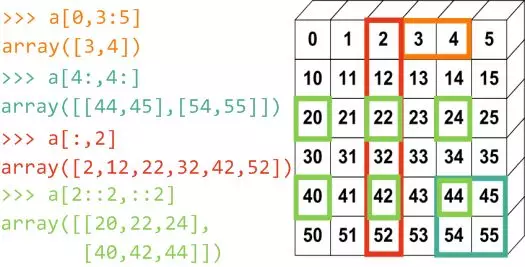
#> input picture 711頁的黃海廣博士的《機器學習》課件合集/GITHUB/WZU-machine-learning-course-main/code/lesson1-code/2.numpy/images/1.png, 525 x 267 px, found by its file name
$ python main.py   (older library calls are emulated)
#> lines starting #> are read from the running program, lines starting #| are printed output that depends on the picture
#> further down, src is the input picture: shape (267, 525, 3); mean B, G, R 224.8, 233, 233.2

import cv2 as cv
import numpy as np


def auto_mask_demo(image):
    gq = cv.imread("D:/2.png")
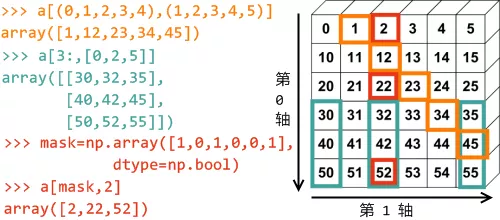
#> input picture 711頁的黃海廣博士的《機器學習》課件合集/GITHUB/WZU-machine-learning-course-main/code/lesson1-code/2.numpy/images/2.png, 500 x 220 px, found by its file name
#> gq is the input picture: shape (220, 500, 3); mean B, G, R 225.4, 230.5, 234.4
    cv.imshow("input", gq)

    # 生成mask区域
    h, w, c = gq.shape
#> h = 220; w = 500; c = 3
    mask = np.zeros((h, w), dtype=np.float32)
    for row in range(h):
            start = np.int(np.abs(np.sin(row * np.pi / 180) * 50))
            mask[row, start:w] = np.linspace(0, 255, w-start)
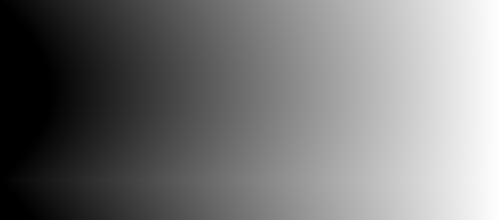
#> mask: shape (220, 500) float32; min 0, max 255, mean 120.2
    mask = mask / 255.0
    cv.imshow("mask", mask)

    # generate icon
    dst = cv.resize(image, (w, h), interpolation=cv.INTER_CUBIC)
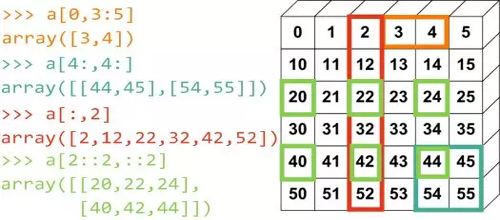
#> dst: shape (220, 500, 3); mean B, G, R 224.7, 232.7, 233
    result = np.zeros_like(dst)
    for row in range(h):
        for col in range(w):
            w2 = mask[row, col]
            w1 = 1.0 - w2
            b1, g1, r1 = gq[row, col]
            b2, g2, r2 = dst[row, col]
            b = b1 * w1 + b2 * w2
            g = g1 * w1 + g2 * w2
            r = r1 * w1 + r2 * w2
            result[row, col] = (np.int(b), np.int(g), np.int(r))
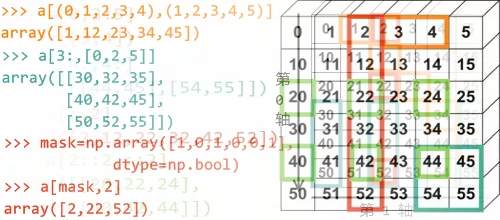
#> result: shape (220, 500, 3); mean B, G, R 224.3, 231, 233
    cv.imshow("profile image", result)
    cv.imwrite("D:/result.png", result)
    cv.waitKey(0)
    cv.destroyAllWindows()

if __name__ == "__main__":
    src = cv.imread("D:/1.png")
    auto_mask_demo(src)
